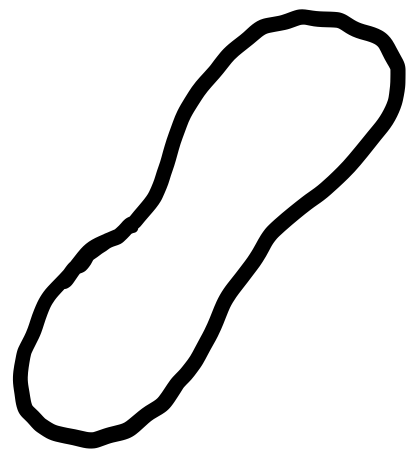
#> input picture tracks/loop.png, 417 x 453 px
$ python veterbi.py
#> lines starting #> are read from the running program, lines starting #| are printed output that depends on the picture; after the words box and inside, x2 and y2 are one past the last pixel; in counts of white or black regions, pixels touching at a corner belong together
### track.py
import numpy as np
import matplotlib.pyplot as plt
from matplotlib import image

IMG_PATH = "./tracks/track.png"

def load_track(img_path):
#> called with img_path = './tracks/loop.png'
	img = image.imread(img_path)
#> img is the input picture: shape (453, 417, 4) float32; mean R, G, B, A 0.903, 0.903, 0.903, 1
	img_array = np.asarray(img)
	track_matrix = transform_to_track(img_array)
	return track_matrix

def transform_to_track(img):
	matrix = np.sum(img, axis=2)
	normalized = matrix / np.linalg.norm(matrix)
	return (normalized / np.max(normalized)) < 0.5
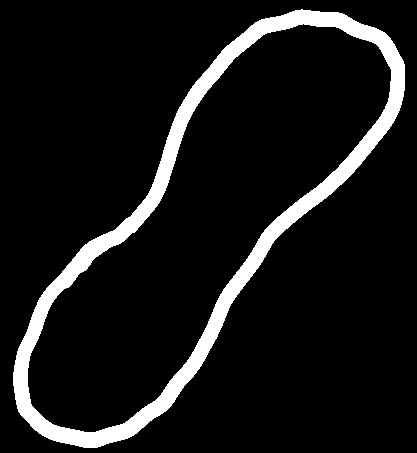
#> returned value: shape (453, 417) bool; 9.5% white; 1 white region, box (x1, y1, x2, y2) and area: (13, 9, 405, 448) 17985

def is_valid_location(track, location):
    return track[round(location[0]), round(location[1])]

# [4 lines that do not run on import are left out]

### car.py
import matplotlib.pyplot as plt
from math import (
    sin,
    cos,
    sqrt,
)

class PointCar:
    def __init__(self, *starting_coordinates):
        """
        Simulates point model with steering inputs of acceleration (a) and steering_angle.
        Dynamics based on point model as described in:
        https://www2.eecs.berkeley.edu/Pubs/TechRpts/2017/EECS-2017-102.pdf

        car = PointCar(0, 0)

        Args:
            *starting_coordinates: starting location of point car

        Returns:
            None
        """
        # control inputs
        self.a = 0.0
        self.dx = 0.00000001
        self.dy = 0.00000001
        self.steering_angle = 0.0

        self.location = list(starting_coordinates)

        self.dt = 0.1 #sec

    def update(self, acceleration, steering_input):
        self.a = acceleration
        self.steering_angle = steering_input

    def step(self):
        self.v = self.a * self.dt
        self.dx = self.v * cos(self.steering_angle)
        self.dy = self.v * sin(self.steering_angle)

        self.location[0] += self.dx
        self.location[1] += self.dy

    def get_location_and_heading(self):
        magnitude = sqrt(self.dx**2 + self.dy**2)
        return self.location[0], self.location[1], self.dx / magnitude, self.dy / magnitude

    def plot_state(self):
        x, y, dx, dy = self.get_location_and_heading()
        plt.arrow(x, y, 5*dx, 5*dy, width=1.0)

    def __str__(self):
        return f"PointCar - Location (x,y): {self.location}, \n acceleration: {self.a}, \n velocity: {self.v}"

### veterbi.py
import cv2
import numpy as np
import math
import matplotlib.pyplot as plt
from track import load_track
from car import PointCar


def equal_separate_contours(contours):
    contours = np.squeeze(contours[1])
    return contours[::5]


# we can put this in a class
def get_inner_contours(track):
    track = track.astype(np.uint8)
    track = np.expand_dims(track, axis=2)
    contours, hierarchy = cv2.findContours(track, cv2.RETR_CCOMP, cv2.CHAIN_APPROX_NONE)
    contours = equal_separate_contours(contours)
    return contours


def find_closest_point(location, contour):
    x, y = location
    closest = [0, 0]
    closest_index = 0
    distance = 9999999
    for index, point in enumerate(contour):
        if math.pow((x-point[0]),2) + math.pow((y-point[1]),2) < distance:
            closest = point
            closest_index = index
            distance = math.pow((x-point[0]),2) + math.pow((y-point[1]),2)
    return closest, closest_index


# move a slight distance to find the positive direction
def find_direction(car, index, contours):
    x, y, dx, dy = car.get_location_and_heading()
    x_ = x + 5*dx
    y_ = y + 5*dy
    v = np.array([x_-x, y_-y])
    v1 = np.array([contours[index+3][0]-contours[index][0], contours[index+3][1]-contours[index][1]])
    v2 = np.array([contours[index-3][0]-contours[index][0], contours[index-3][1]-contours[index][1]])

    if np.dot(v, v1) > np.dot(v, v2):
        return 1
    else:
        return -1


def find_valid_trajectory(car, track):
    visible = 30
    width = 10

    contours = get_inner_contours(track)
    plt.imshow(track)
    for index, item in enumerate(contours):
        plt.scatter(item[0], item[1])
    # plt.show()

    # horizontal to the left is the original angle
    (x, y), index = find_closest_point(car.location, contours)
    direction = find_direction(car, index, contours)

    if direction > 0:
        if index + visible*direction > len(contours):
            available_points = contours[index:len(contours)-1] + contours[0:index + visible * direction - len(contours)-1]
        else:
            available_points = contours[index:index + visible*direction]
    else:
        if index < -visible*direction:
            available_points = contours[index + visible*direction:] + contours[0:index]
        else:
            available_points = contours[index + visible*direction: index]

    states_list = []
    available_points = available_points[::-1]
    for index, ap in enumerate(available_points):
        states = []
        if not index == 0 and not index == visible-1:
            horiz_v = np.array([available_points[index-1][0]-available_points[index+1][0], available_points[index-1][1]-available_points[index+1][1]])
            vertical_v = np.array([horiz_v[1], -horiz_v[0]])
            if len(states_list) == 0:
                point_to_p = np.array([car.location[0] - available_points[index][0], car.location[1] - available_points[index][1]])
            else:
                point_to_p = np.array([states_list[-1][-1][0] - available_points[index][0], states_list[-1][-1][1] - available_points[index][1]])
            if np.dot(vertical_v, point_to_p) < 0:
                vertical_v = vertical_v * -1
            module = np.sqrt(np.sum(np.square(vertical_v[0]) + np.square(vertical_v[1])))
            vertical_v = vertical_v / module
            for i in range(1, width + 1):
                states.append([available_points[index][0] + vertical_v[0]*i, available_points[index][1] + vertical_v[1]*i])
            states_list.append(np.array(states))

    # plt.close()
    for states in states_list:
        for state in states:
            plt.scatter(state[0], state[1])
    plt.show()
    return states_list


if __name__ == "__main__":
    IMG_PATH = "./tracks/loop.png"
    track = load_track(IMG_PATH)

    # Set to a valid point in trajectory
    car = PointCar(150, 200)
    fig = plt.figure()

    for i in range(1):
        print(f"Step {i + 1}")
        valid_traj = find_valid_trajectory(car, track)
        car.update(5.0, 0)
        car.step()
#> this loop made 1 pass
#> pass 1, in find_valid_trajectory, `plt.show()`:
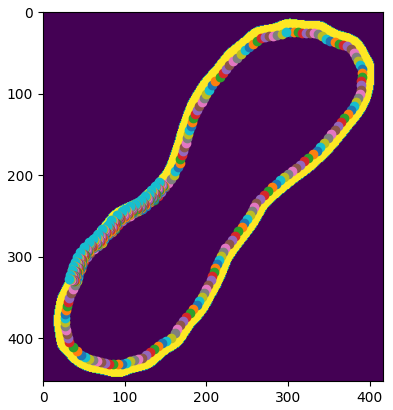
#> figure drawn by matplotlib, 1 panel
        # [6 lines of commented-out code are left out]
